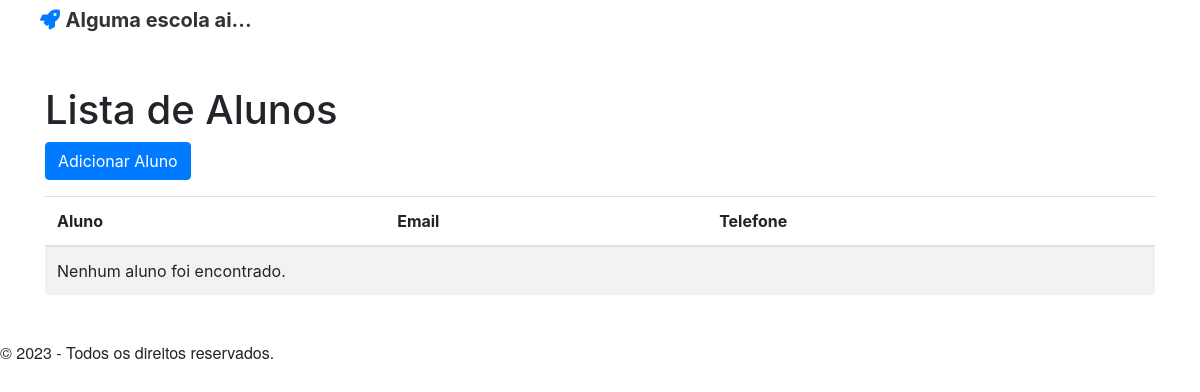
/, run on an earlier commit of the app's database.
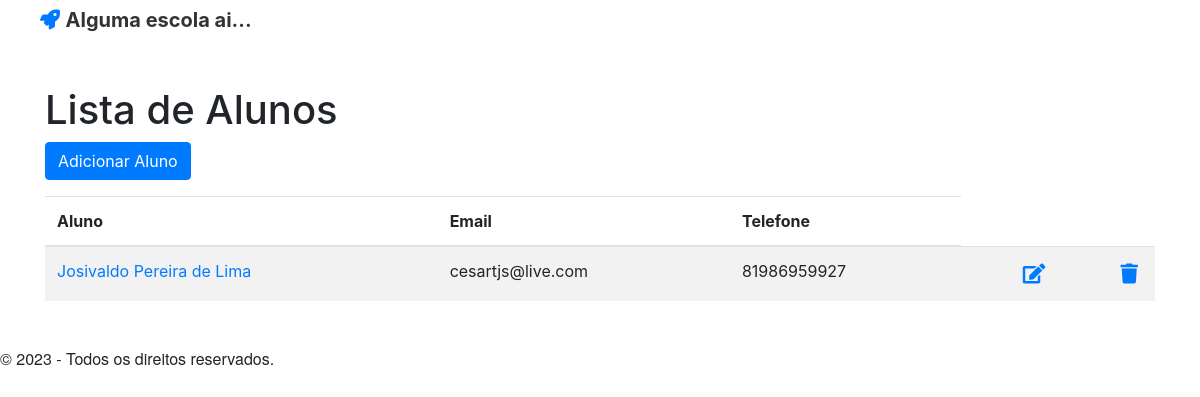
And on a later commit of the database.
### main/models.py (models this page shows, shortened)
class Aluno(models.Model):
    nome = models.CharField(max_length=255)
    telefone = models.CharField(null = True, blank=True, max_length=15)
    email = models.EmailField()
    data_nascimento = models.DateField()
    desc = models.TextField()
    created_at = models.DateTimeField(auto_now_add=True)
    updated_at = models.DateTimeField(auto_now=True)
    user = models.ForeignKey(get_user_model(), on_delete=models.CASCADE)

### main/views.py (the view)
def alunoView(request):
    alunos_list = Aluno.objects.all()
    return render(request, 'main/alunos.html', {'alunos_list': alunos_list})

### main/templates/main/alunos.html
{% extends "base.html" %}
{% block content %}
    <div class="container">
        <h1>Lista de Alunos</h1>
        <a href="{% url 'aluno-create' %}" class="btn btn-primary mb-3">Adicionar Aluno</a>
        <table class="table table-striped">
            <thead>
                <tr>
                    <th scope="col">Aluno</th>
                    <th scope="col">Email</th>
                    <th scope="col">Telefone</th>
                </tr>
            </thead>
            <tbody>
                {% for aluno in alunos_list %}
                    <tr>
                        <td><a href="/alunoID/{{aluno.id}}">{{ aluno.nome }}</td>
                        <td>{{ aluno.email }}</td>
                        <td>{{ aluno.telefone }}</td>
                        <td><a href="/aluno/{{ aluno.id }}/update/"><span><i class="fas fa-edit"></i></span></td>
                        <td><a href="/delete/{{ aluno.id }}"><span><i class="fas fa-trash"></i></span></td>
                    </tr>
                {% empty %}
                    <tr>
                        <td colspan="4">Nenhum aluno foi encontrado.</td>
                    </tr>
                {% endfor %}
            </tbody>
        </table>
    </div>
{% endblock %}

What changed in the data, as far as the page shows it:
added Aluno: nome "Josivaldo Pereira de Lima", email "cesartjs@live.com", telefone "81986959927"
Also different on the page:
text no longer shown: "Nenhum aluno foi encontrado."
